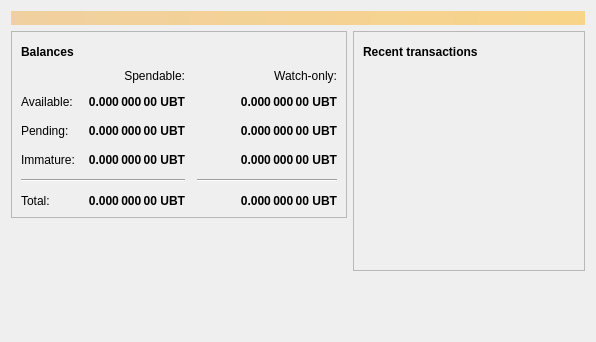
<?xml version="1.0" encoding="UTF-8"?>
<ui version="4.0">
 <class>OverviewPage</class>
 <widget class="QWidget" name="OverviewPage">
  <property name="geometry">
   <rect>
    <x>0</x>
    <y>0</y>
    <width>596</width>
    <height>342</height>
   </rect>
  </property>
  <property name="windowTitle">
   <string>Form</string>
  </property>
  <layout class="QVBoxLayout" name="topLayout">
   <item>
    <widget class="QLabel" name="labelAlerts">
     <property name="visible">
      <bool>false</bool>
     </property>
     <property name="styleSheet">
      <string notr="true">QLabel { background-color: qlineargradient(x1: 0, y1: 0, x2: 1, y2: 0, stop:0 #F0D0A0, stop:1 #F8D488); color:#000000; }</string>
     </property>
     <property name="wordWrap">
      <bool>true</bool>
     </property>
     <property name="margin">
      <number>3</number>
     </property>
     <property name="textInteractionFlags">
      <set>Qt::TextSelectableByMouse</set>
     </property>
    </widget>
   </item>
   <item>
    <layout class="QHBoxLayout" name="horizontalLayout" stretch="1,1">
     <item>
      <layout class="QVBoxLayout" name="verticalLayout_2">
       <item>
        <widget class="QFrame" name="frame">
         <property name="frameShape">
          <enum>QFrame::StyledPanel</enum>
         </property>
         <property name="frameShadow">
          <enum>QFrame::Raised</enum>
         </property>
         <layout class="QVBoxLayout" name="verticalLayout_4">
          <item>
           <layout class="QHBoxLayout" name="horizontalLayout_4">
            <item>
             <widget class="QLabel" name="label_5">
              <property name="font">
               <font>
                <weight>75</weight>
                <bold>true</bold>
               </font>
              </property>
              <property name="text">
               <string>Balances</string>
              </property>
             </widget>
            </item>
            <item>
             <widget class="QPushButton" name="labelWalletStatus">
              <property name="enabled">
               <bool>true</bool>
              </property>
              <property name="maximumSize">
               <size>
                <width>30</width>
                <height>16777215</height>
               </size>
              </property>
              <property name="toolTip">
               <string>The displayed information may be out of date. Your wallet automatically synchronizes with the Bitcoin network after a connection is established, but this process has not completed yet.</string>
              </property>
              <property name="text">
               <string/>
              </property>
              <property name="icon">
               <iconset resource="../bitcoin.qrc">
                <normaloff>:/icons/warning</normaloff>
                <disabledoff>:/icons/warning</disabledoff>:/icons/warning</iconset>
              </property>
              <property name="iconSize">
               <size>
                <width>24</width>
                <height>24</height>
               </size>
              </property>
              <property name="flat">
               <bool>true</bool>
              </property>
             </widget>
            </item>
            <item>
             <spacer name="horizontalSpacer_3">
              <property name="orientation">
               <enum>Qt::Horizontal</enum>
              </property>
              <property name="sizeHint" stdset="0">
               <size>
                <width>40</width>
                <height>20</height>
               </size>
              </property>
             </spacer>
            </item>
           </layout>
          </item>
          <item>
           <layout class="QGridLayout" name="gridLayout">
            <property name="spacing">
             <number>12</number>
            </property>
            <item row="2" column="2">
             <widget class="QLabel" name="labelWatchPending">
              <property name="font">
               <font>
                <weight>75</weight>
                <bold>true</bold>
               </font>
              </property>
              <property name="cursor">
               <cursorShape>IBeamCursor</cursorShape>
              </property>
              <property name="toolTip">
               <string>Unconfirmed transactions to watch-only addresses</string>
              </property>
              <property name="text">
               <string notr="true">0.000 000 00 UBT</string>
              </property>
              <property name="alignment">
               <set>Qt::AlignRight|Qt::AlignTrailing|Qt::AlignVCenter</set>
              </property>
              <property name="textInteractionFlags">
               <set>Qt::LinksAccessibleByMouse|Qt::TextSelectableByKeyboard|Qt::TextSelectableByMouse</set>
              </property>
             </widget>
            </item>
            <item row="2" column="1">
             <widget class="QLabel" name="labelUnconfirmed">
              <property name="font">
               <font>
                <weight>75</weight>
                <bold>true</bold>
               </font>
              </property>
              <property name="cursor">
               <cursorShape>IBeamCursor</cursorShape>
              </property>
              <property name="toolTip">
               <string>Total of transactions that have yet to be confirmed, and do not yet count toward the spendable balance</string>
              </property>
              <property name="text">
               <string notr="true">0.000 000 00 UBT</string>
              </property>
              <property name="alignment">
               <set>Qt::AlignRight|Qt::AlignTrailing|Qt::AlignVCenter</set>
              </property>
              <property name="textInteractionFlags">
               <set>Qt::LinksAccessibleByMouse|Qt::TextSelectableByKeyboard|Qt::TextSelectableByMouse</set>
              </property>
             </widget>
            </item>
            <item row="3" column="2">
             <widget class="QLabel" name="labelWatchImmature">
              <property name="font">
               <font>
                <weight>75</weight>
                <bold>true</bold>
               </font>
              </property>
              <property name="cursor">
               <cursorShape>IBeamCursor</cursorShape>
              </property>
              <property name="toolTip">
               <string>Mined balance in watch-only addresses that has not yet matured</string>
              </property>
              <property name="text">
               <string notr="true">0.000 000 00 UBT</string>
              </property>
              <property name="alignment">
               <set>Qt::AlignRight|Qt::AlignTrailing|Qt::AlignVCenter</set>
              </property>
              <property name="textInteractionFlags">
               <set>Qt::LinksAccessibleByMouse|Qt::TextSelectableByKeyboard|Qt::TextSelectableByMouse</set>
              </property>
             </widget>
            </item>
            <item row="4" column="0" colspan="2">
             <widget class="Line" name="line">
              <property name="orientation">
               <enum>Qt::Horizontal</enum>
              </property>
             </widget>
            </item>
            <item row="4" column="2">
             <widget class="Line" name="lineWatchBalance">
              <property name="sizePolicy">
               <sizepolicy hsizetype="Preferred" vsizetype="Fixed">
                <horstretch>0</horstretch>
                <verstretch>0</verstretch>
               </sizepolicy>
              </property>
              <property name="minimumSize">
               <size>
                <width>140</width>
                <height>0</height>
               </size>
              </property>
              <property name="orientation">
               <enum>Qt::Horizontal</enum>
              </property>
             </widget>
            </item>
            <item row="5" column="0">
             <widget class="QLabel" name="labelTotalText">
              <property name="text">
               <string>Total:</string>
              </property>
             </widget>
            </item>
            <item row="3" column="1">
             <widget class="QLabel" name="labelImmature">
              <property name="font">
               <font>
                <weight>75</weight>
                <bold>true</bold>
               </font>
              </property>
              <property name="cursor">
               <cursorShape>IBeamCursor</cursorShape>
              </property>
              <property name="toolTip">
               <string>Mined balance that has not yet matured</string>
              </property>
              <property name="text">
               <string notr="true">0.000 000 00 UBT</string>
              </property>
              <property name="alignment">
               <set>Qt::AlignRight|Qt::AlignTrailing|Qt::AlignVCenter</set>
              </property>
              <property name="textInteractionFlags">
               <set>Qt::LinksAccessibleByMouse|Qt::TextSelectableByKeyboard|Qt::TextSelectableByMouse</set>
              </property>
             </widget>
            </item>
            <item row="2" column="3">
             <spacer name="horizontalSpacer_2">
              <property name="orientation">
               <enum>Qt::Horizontal</enum>
              </property>
              <property name="sizeHint" stdset="0">
               <size>
                <width>40</width>
                <height>20</height>
               </size>
              </property>
             </spacer>
            </item>
            <item row="3" column="0">
             <widget class="QLabel" name="labelImmatureText">
              <property name="text">
               <string>Immature:</string>
              </property>
             </widget>
            </item>
            <item row="5" column="1">
             <widget class="QLabel" name="labelTotal">
              <property name="font">
               <font>
                <weight>75</weight>
                <bold>true</bold>
               </font>
              </property>
              <property name="cursor">
               <cursorShape>IBeamCursor</cursorShape>
              </property>
              <property name="toolTip">
               <string>Your current total balance</string>
              </property>
              <property name="text">
               <string notr="true">0.000 000 00 UBT</string>
              </property>
              <property name="alignment">
               <set>Qt::AlignRight|Qt::AlignTrailing|Qt::AlignVCenter</set>
              </property>
              <property name="textInteractionFlags">
               <set>Qt::LinksAccessibleByMouse|Qt::TextSelectableByKeyboard|Qt::TextSelectableByMouse</set>
              </property>
             </widget>
            </item>
            <item row="5" column="2">
             <widget class="QLabel" name="labelWatchTotal">
              <property name="font">
               <font>
                <weight>75</weight>
                <bold>true</bold>
               </font>
              </property>
              <property name="cursor">
               <cursorShape>IBeamCursor</cursorShape>
              </property>
              <property name="toolTip">
               <string>Current total balance in watch-only addresses</string>
              </property>
              <property name="text">
               <string notr="true">0.000 000 00 UBT</string>
              </property>
              <property name="alignment">
               <set>Qt::AlignRight|Qt::AlignTrailing|Qt::AlignVCenter</set>
              </property>
              <property name="textInteractionFlags">
               <set>Qt::LinksAccessibleByMouse|Qt::TextSelectableByKeyboard|Qt::TextSelectableByMouse</set>
              </property>
             </widget>
            </item>
            <item row="0" column="2">
             <widget class="QLabel" name="labelWatchonly">
              <property name="text">
               <string>Watch-only:</string>
              </property>
              <property name="alignment">
               <set>Qt::AlignRight|Qt::AlignTrailing|Qt::AlignVCenter</set>
              </property>
             </widget>
            </item>
            <item row="1" column="0">
             <widget class="QLabel" name="labelBalanceText">
              <property name="text">
               <string>Available:</string>
              </property>
             </widget>
            </item>
            <item row="1" column="1">
             <widget class="QLabel" name="labelBalance">
              <property name="font">
               <font>
                <weight>75</weight>
                <bold>true</bold>
               </font>
              </property>
              <property name="cursor">
               <cursorShape>IBeamCursor</cursorShape>
              </property>
              <property name="toolTip">
               <string>Your current spendable balance</string>
              </property>
              <property name="text">
               <string notr="true">0.000 000 00 UBT</string>
              </property>
              <property name="alignment">
               <set>Qt::AlignRight|Qt::AlignTrailing|Qt::AlignVCenter</set>
              </property>
              <property name="textInteractionFlags">
               <set>Qt::LinksAccessibleByMouse|Qt::TextSelectableByKeyboard|Qt::TextSelectableByMouse</set>
              </property>
             </widget>
            </item>
            <item row="1" column="2">
             <widget class="QLabel" name="labelWatchAvailable">
              <property name="font">
               <font>
                <weight>75</weight>
                <bold>true</bold>
               </font>
              </property>
              <property name="cursor">
               <cursorShape>IBeamCursor</cursorShape>
              </property>
              <property name="toolTip">
               <string>Your current balance in watch-only addresses</string>
              </property>
              <property name="text">
               <string notr="true">0.000 000 00 UBT</string>
              </property>
              <property name="alignment">
               <set>Qt::AlignRight|Qt::AlignTrailing|Qt::AlignVCenter</set>
              </property>
              <property name="textInteractionFlags">
               <set>Qt::LinksAccessibleByMouse|Qt::TextSelectableByKeyboard|Qt::TextSelectableByMouse</set>
              </property>
             </widget>
            </item>
            <item row="2" column="0">
             <widget class="QLabel" name="labelPendingText">
              <property name="text">
               <string>Pending:</string>
              </property>
             </widget>
            </item>
            <item row="0" column="1">
             <widget class="QLabel" name="labelSpendable">
              <property name="text">
               <string>Spendable:</string>
              </property>
              <property name="alignment">
               <set>Qt::AlignRight|Qt::AlignTrailing|Qt::AlignVCenter</set>
              </property>
             </widget>
            </item>
           </layout>
          </item>
         </layout>
        </widget>
       </item>
       <item>
        <spacer name="verticalSpacer">
         <property name="orientation">
          <enum>Qt::Vertical</enum>
         </property>
         <property name="sizeHint" stdset="0">
          <size>
           <width>20</width>
           <height>40</height>
          </size>
         </property>
        </spacer>
       </item>
      </layout>
     </item>
     <item>
      <layout class="QVBoxLayout" name="verticalLayout_3">
       <item>
        <widget class="QFrame" name="frame_2">
         <property name="frameShape">
          <enum>QFrame::StyledPanel</enum>
         </property>
         <property name="frameShadow">
          <enum>QFrame::Raised</enum>
         </property>
         <layout class="QVBoxLayout" name="verticalLayout">
          <item>
           <layout class="QHBoxLayout" name="horizontalLayout_2">
            <item>
             <widget class="QLabel" name="label_4">
              <property name="font">
               <font>
                <weight>75</weight>
                <bold>true</bold>
               </font>
              </property>
              <property name="text">
               <string>Recent transactions</string>
              </property>
             </widget>
            </item>
            <item>
             <widget class="QPushButton" name="labelTransactionsStatus">
              <property name="enabled">
               <bool>true</bool>
              </property>
              <property name="maximumSize">
               <size>
                <width>30</width>
                <height>16777215</height>
               </size>
              </property>
              <property name="toolTip">
               <string>The displayed information may be out of date. Your wallet automatically synchronizes with the Bitcoin network after a connection is established, but this process has not completed yet.</string>
              </property>
              <property name="text">
               <string/>
              </property>
              <property name="icon">
               <iconset resource="../bitcoin.qrc">
                <normaloff>:/icons/warning</normaloff>
                <disabledoff>:/icons/warning</disabledoff>:/icons/warning</iconset>
              </property>
              <property name="iconSize">
               <size>
                <width>24</width>
                <height>24</height>
               </size>
              </property>
              <property name="flat">
               <bool>true</bool>
              </property>
             </widget>
            </item>
            <item>
             <spacer name="horizontalSpacer">
              <property name="orientation">
               <enum>Qt::Horizontal</enum>
              </property>
              <property name="sizeHint" stdset="0">
               <size>
                <width>40</width>
                <height>20</height>
               </size>
              </property>
             </spacer>
            </item>
           </layout>
          </item>
          <item>
           <widget class="QListView" name="listTransactions">
            <property name="styleSheet">
             <string notr="true">QListView { background: transparent; }</string>
            </property>
            <property name="frameShape">
             <enum>QFrame::NoFrame</enum>
            </property>
            <property name="verticalScrollBarPolicy">
             <enum>Qt::ScrollBarAlwaysOff</enum>
            </property>
            <property name="horizontalScrollBarPolicy">
             <enum>Qt::ScrollBarAlwaysOff</enum>
            </property>
            <property name="selectionMode">
             <enum>QAbstractItemView::NoSelection</enum>
            </property>
           </widget>
          </item>
         </layout>
        </widget>
       </item>
       <item>
        <spacer name="verticalSpacer_2">
         <property name="orientation">
          <enum>Qt::Vertical</enum>
         </property>
         <property name="sizeHint" stdset="0">
          <size>
           <width>20</width>
           <height>40</height>
          </size>
         </property>
        </spacer>
       </item>
      </layout>
     </item>
    </layout>
   </item>
  </layout>
 </widget>
 <resources/>
 <connections/>
</ui>
